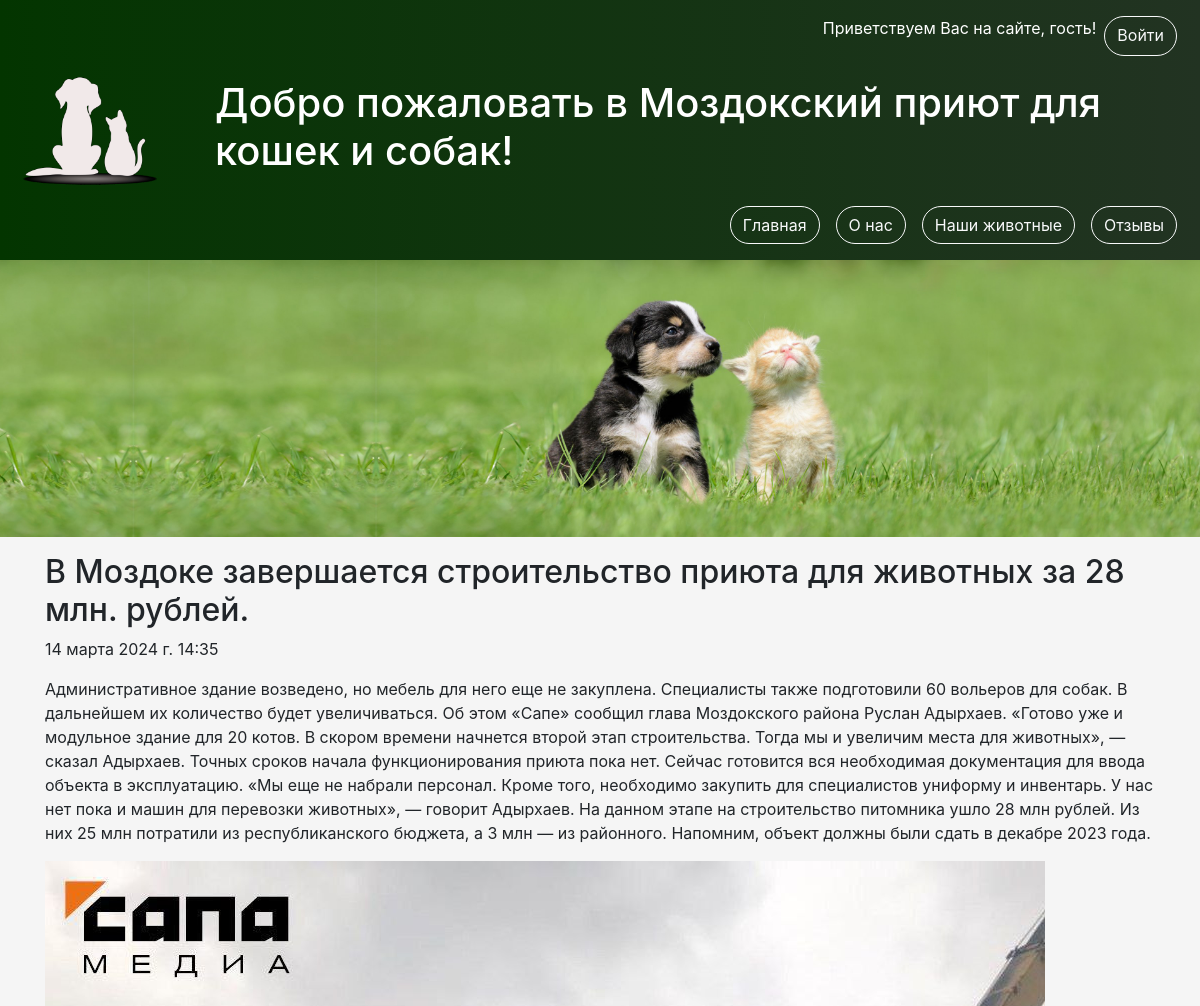
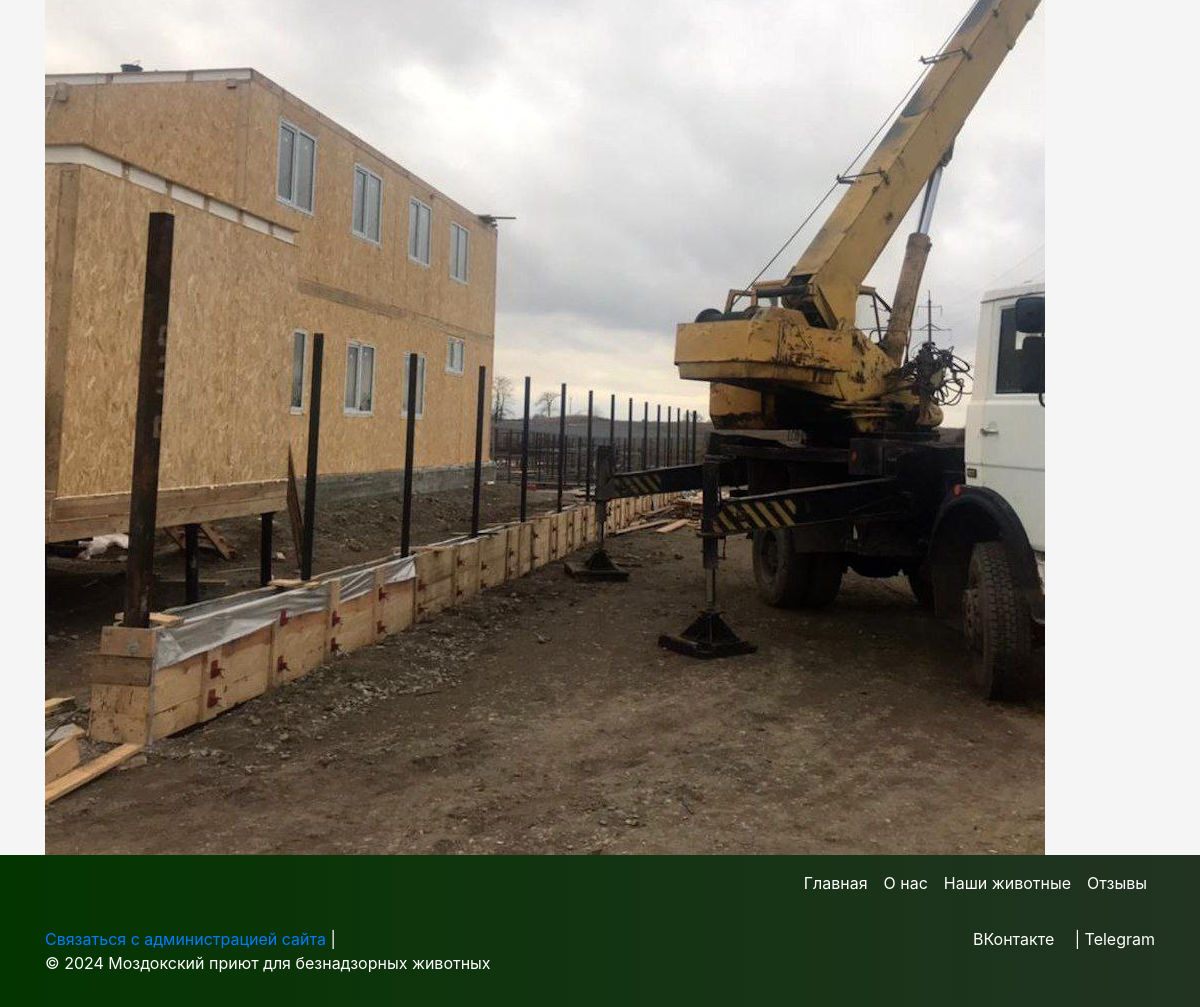
The page / on the database its author committed (2 pictures, top to bottom).
### administration_app/models.py (models this page shows, shortened)
class New(models.Model):
    title = models.CharField(max_length=255)
    content = models.TextField(max_length=1800)
    date_added = models.DateTimeField(auto_now_add=True)
    image1 = models.ImageField(upload_to='news_images/', blank=True, null=True)
    image2 = models.ImageField(upload_to='news_images/', blank=True, null=True)
    image3 = models.ImageField(upload_to='news_images/', blank=True, null=True)

### main_page/views.py (the view)
# urls.py: path('', views.index, name='index'),
def index(request):
    news_list = New.objects.all().order_by('-date_added')  # список новостей, сортированный по дате добавления
    return render(request, 'index.html', {'news_list': news_list})

### main_page/templates/index.html (shortened to what this page needs)
{% extends 'base.html' %}
{% block content %}
{% for news_item in news_list %}
    <div class="news-block">
        <h2>{{ news_item.title }}</h2>
        <p>{{ news_item.date_added }}</p>
        <p>{{ news_item.content }}</p>
        {% if news_item.image1 %}
            <img src="{{ news_item.image1.url }}" alt="Image 1">
        {% endif %}
    </div>
{% endfor %}
{% endblock %}

### rows shown on the page
New: title "В Моздоке завершается строительство приюта для животных за 28 млн. рублей.", date_added "14 марта 2024 г. 14:35", content "Административное здание возведено, но мебель для него еще не закуплена. Специалисты также подготовили 60 вольеров для собак. В дальнейшем их количество будет увеличиваться. Об этом «Сапе» сообщил глава Моздокского района Руслан Адырхаев. «Готово уже и модульное здание для 20 котов. В скором времени начнется второй этап строительства. Тогда мы и увеличим места для животных», — сказал Адырхаев. Точных сроков начала функционирования приюта пока нет. Сейчас готовится вся необходимая документация для ввода объекта в эксплуатацию. «Мы еще не набрали персонал. Кроме того, необходимо закупить для специалистов униформу и инвентарь. У нас нет пока и машин для перевозки животных», — говорит Адырхаев.…", image1 (picture)
